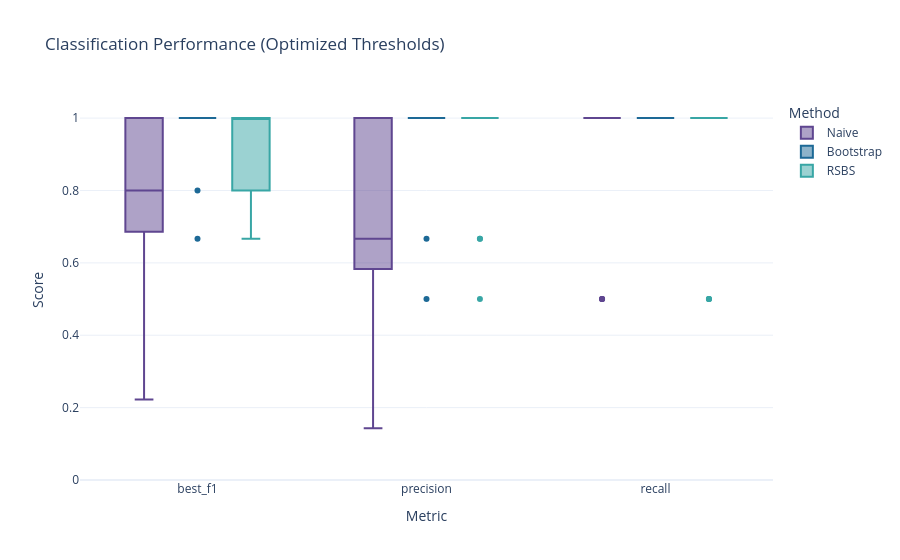

Write notebook code for a chart like this one.
### Code cell
fig3.show()

### Figure 1 — Plotly figure (JSON) as saved in the notebook; plotly's stock layout.template omitted (floating-point values rounded to 4 significant figures)
{"data": [{"alignmentgroup": "True", "hovertemplate": "Method=Naive<br>Metric=%{x}<br>Score=%{y}<extra></extra>", "legendgroup": "Naive", "marker": {"color": "rgb(95, 70, 144)"}, "name": "Naive", "notched": false, "offsetgroup": "Naive", "orientation": "v", "showlegend": true, "type": "box", "x": ["best_f1", "best_f1", "best_f1", "best_f1", "best_f1", "best_f1", "best_f1", "best_f1", "best_f1", "best_f1", "best_f1", "best_f1", "best_f1", "best_f1", "best_f1", "best_f1", "best_f1", "best_f1", "best_f1", "best_f1", "precision", "precision", "precision", "precision", "precision", "precision", "precision", "precision", "precision", "precision", "precision", "precision", "precision", "precision", "precision", "precision", "precision", "precision", "precision", "precision", "recall", "recall", "recall", "recall", "recall", "recall", "recall", "recall", "recall", "recall", "recall", "recall", "recall", "recall", "recall", "recall", "recall", "recall", "recall", "recall"], "x0": " ", "xaxis": "x", "y": [1.0, 0.2222, 0.5714, 0.5714, 1.0, 0.8, 0.8, 0.8, 1.0, 0.25, 1.0, 0.8, 1.0, 0.8, 1.0, 1.0, 0.8, 1.0, 1.0, 0.5, 1.0, 0.1429, 0.4, 0.4, 1.0, 0.6667, 0.6667, 0.6667, 1.0, 0.1667, 1.0, 0.6667, 1.0, 0.6667, 1.0, 1.0, 0.6667, 1.0, 1.0, 0.5, 1.0, 0.5, 1.0, 1.0, 1.0, 1.0, 1.0, 1.0, 1.0, 0.5, 1.0, 1.0, 1.0, 1.0, 1.0, 1.0, 1.0, 1.0, 1.0, 0.5], "y0": " ", "yaxis": "y"}, {"alignmentgroup": "True", "hovertemplate": "Method=Bootstrap<br>Metric=%{x}<br>Score=%{y}<extra></extra>", "legendgroup": "Bootstrap", "marker": {"color": "rgb(29, 105, 150)"}, "name": "Bootstrap", "notched": false, "offsetgroup": "Bootstrap", "orientation": "v", "showlegend": true, "type": "box", "x": ["best_f1", "best_f1", "best_f1", "best_f1", "best_f1", "best_f1", "best_f1", "best_f1", "best_f1", "best_f1", "best_f1", "best_f1", "best_f1", "best_f1", "best_f1", "best_f1", "best_f1", "best_f1", "best_f1", "best_f1", "precision", "precision", "precision", "precision", "precision", "precision", "precision", "precision", "precision", "precision", "precision", "precision", "precision", "precision", "precision", "precision", "precision", "precision", "precision", "precision", "recall", "recall", "recall", "recall", "recall", "recall", "recall", "recall", "recall", "recall", "recall", "recall", "recall", "recall", "recall", "recall", "recall", "recall", "recall", "recall"], "x0": " ", "xaxis": "x", "y": [1.0, 1.0, 1.0, 1.0, 1.0, 0.8, 1.0, 1.0, 1.0, 0.6667, 1.0, 1.0, 1.0, 1.0, 1.0, 1.0, 1.0, 1.0, 1.0, 1.0, 1.0, 1.0, 1.0, 1.0, 1.0, 0.6667, 1.0, 1.0, 1.0, 0.5, 1.0, 1.0, 1.0, 1.0, 1.0, 1.0, 1.0, 1.0, 1.0, 1.0, 1.0, 1.0, 1.0, 1.0, 1.0, 1.0, 1.0, 1.0, 1.0, 1.0, 1.0, 1.0, 1.0, 1.0, 1.0, 1.0, 1.0, 1.0, 1.0, 1.0], "y0": " ", "yaxis": "y"}, {"alignmentgroup": "True", "hovertemplate": "Method=RSBS<br>Metric=%{x}<br>Score=%{y}<extra></extra>", "legendgroup": "RSBS", "marker": {"color": "rgb(56, 166, 165)"}, "name": "RSBS", "notched": false, "offsetgroup": "RSBS", "orientation": "v", "showlegend": true, "type": "box", "x": ["best_f1", "best_f1", "best_f1", "best_f1", "best_f1", "best_f1", "best_f1", "best_f1", "best_f1", "best_f1", "best_f1", "best_f1", "best_f1", "best_f1", "best_f1", "best_f1", "best_f1", "best_f1", "best_f1", "best_f1", "precision", "precision", "precision", "precision", "precision", "precision", "precision", "precision", "precision", "precision", "precision", "precision", "precision", "precision", "precision", "precision", "precision", "precision", "precision", "precision", "recall", "recall", "recall", "recall", "recall", "recall", "recall", "recall", "recall", "recall", "recall", "recall", "recall", "recall", "recall", "recall", "recall", "recall", "recall", "recall"], "x0": " ", "xaxis": "x", "y": [1.0, 1.0, 1.0, 0.6667, 1.0, 1.0, 1.0, 1.0, 0.8, 0.6667, 1.0, 0.8, 1.0, 0.6667, 1.0, 0.6667, 1.0, 1.0, 1.0, 1.0, 1.0, 1.0, 1.0, 1.0, 1.0, 1.0, 1.0, 1.0, 0.6667, 0.5, 1.0, 0.6667, 1.0, 1.0, 1.0, 1.0, 1.0, 1.0, 1.0, 1.0, 1.0, 1.0, 1.0, 0.5, 1.0, 1.0, 1.0, 1.0, 1.0, 1.0, 1.0, 1.0, 1.0, 0.5, 1.0, 0.5, 1.0, 1.0, 1.0, 1.0], "y0": " ", "yaxis": "y"}], "layout": {"boxmode": "group", "legend": {"title": {"text": "Method"}, "tracegroupgap": 0}, "title": {"text": "Classification Performance (Optimized Thresholds)"}, "xaxis": {"anchor": "y", "domain": [0, 1], "title": {"text": "Metric"}}, "yaxis": {"anchor": "x", "domain": [0, 1], "range": [0, 1.05], "title": {"text": "Score"}}}}
